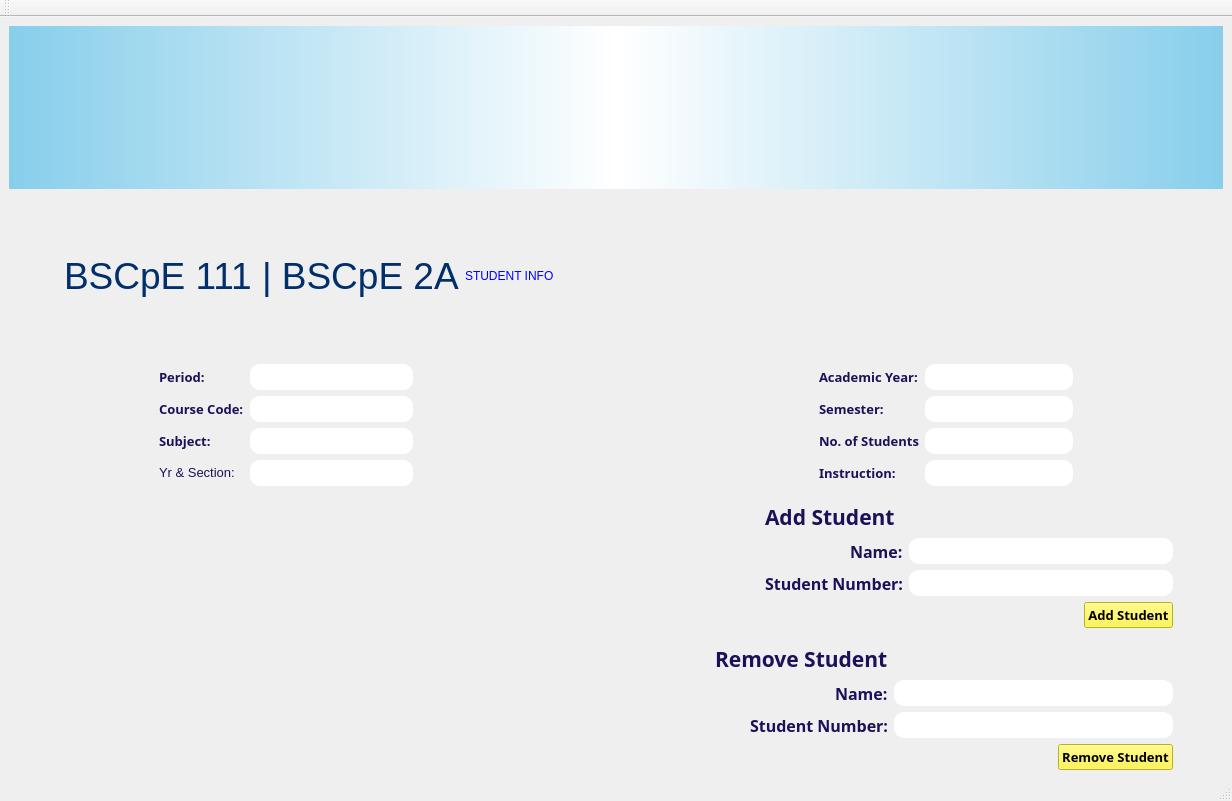
<?xml version="1.0" encoding="UTF-8"?>
<ui version="4.0">
 <class>MainWindow</class>
 <widget class="QMainWindow" name="MainWindow">
  <property name="geometry">
   <rect>
    <x>0</x>
    <y>0</y>
    <width>1232</width>
    <height>801</height>
   </rect>
  </property>
  <property name="windowTitle">
   <string>MainWindow</string>
  </property>
  <property name="layoutDirection">
   <enum>Qt::LeftToRight</enum>
  </property>
  <widget class="QWidget" name="centralwidget">
   <layout class="QVBoxLayout" name="verticalLayout_5">
    <item>
     <layout class="QHBoxLayout" name="horizontalLayout_14">
      <item>
       <widget class="QWidget" name="widget_2" native="true">
        <property name="autoFillBackground">
         <bool>false</bool>
        </property>
        <property name="styleSheet">
         <string notr="true">background: qlineargradient(x1:0, y1:0, x2:1, y2:0, stop:0 #87CEEB, stop:0.5 #FFFFFF, stop:1 #87CEEB);
background-image: url(&quot;C:/Users/kiddos/Downloads/PSU%20LOGO%20WITH%20WORDMARK.svg&quot;);
background-position: top center;
background-repeat: no-repeat;
background-size: contain;
</string>
        </property>
       </widget>
      </item>
     </layout>
    </item>
    <item>
     <layout class="QHBoxLayout" name="horizontalLayout_11">
      <item>
       <spacer name="horizontalSpacer_9">
        <property name="orientation">
         <enum>Qt::Horizontal</enum>
        </property>
        <property name="sizeType">
         <enum>QSizePolicy::Fixed</enum>
        </property>
        <property name="sizeHint" stdset="0">
         <size>
          <width>40</width>
          <height>20</height>
         </size>
        </property>
       </spacer>
      </item>
      <item>
       <spacer name="horizontalSpacer_10">
        <property name="orientation">
         <enum>Qt::Horizontal</enum>
        </property>
        <property name="sizeType">
         <enum>QSizePolicy::Fixed</enum>
        </property>
        <property name="sizeHint" stdset="0">
         <size>
          <width>15</width>
          <height>20</height>
         </size>
        </property>
       </spacer>
      </item>
      <item>
       <widget class="QLabel" name="label_33">
        <property name="styleSheet">
         <string notr="true">font: 75 25pt &quot;Gotham Black&quot;;</string>
        </property>
        <property name="text">
         <string>&lt;html&gt;&lt;head/&gt;&lt;body&gt;&lt;p&gt;&lt;span style=&quot; font-size:28pt; color:#002f6c;&quot;&gt;BSCpE 111 | BSCpE 2A&lt;/span&gt;&lt;/p&gt;&lt;/body&gt;&lt;/html&gt;</string>
        </property>
       </widget>
      </item>
      <item>
       <widget class="QLabel" name="label_34">
        <property name="styleSheet">
         <string notr="true">font: 75 15pt &quot;Gotham&quot;;</string>
        </property>
        <property name="text">
         <string>&lt;html&gt;&lt;head/&gt;&lt;body&gt;&lt;p&gt;&lt;span style=&quot; color:#0000ff;&quot;&gt;STUDENT INFO&lt;/span&gt;&lt;/p&gt;&lt;/body&gt;&lt;/html&gt;</string>
        </property>
       </widget>
      </item>
      <item>
       <spacer name="horizontalSpacer_11">
        <property name="orientation">
         <enum>Qt::Horizontal</enum>
        </property>
        <property name="sizeHint" stdset="0">
         <size>
          <width>40</width>
          <height>20</height>
         </size>
        </property>
       </spacer>
      </item>
     </layout>
    </item>
    <item>
     <layout class="QHBoxLayout" name="horizontalLayout_12">
      <item>
       <layout class="QGridLayout" name="gridLayout_8">
        <property name="leftMargin">
         <number>150</number>
        </property>
        <property name="rightMargin">
         <number>200</number>
        </property>
        <item row="0" column="0">
         <widget class="QLabel" name="label_5">
          <property name="font">
           <font>
            <family>Gotham</family>
            <pointsize>10</pointsize>
            <weight>75</weight>
            <bold>true</bold>
           </font>
          </property>
          <property name="styleSheet">
           <string notr="true">color:#1b1159;</string>
          </property>
          <property name="text">
           <string>Period:</string>
          </property>
         </widget>
        </item>
        <item row="1" column="1">
         <widget class="QLineEdit" name="CourseCode_3">
          <property name="styleSheet">
           <string notr="true">QLineEdit {
    border-radius: 10px;
    padding: 5px;
    background-color: white; /* Set the default background color */
}

QLineEdit:hover,
QLineEdit:focus {
    background-color: #F9F9F9; /* Set the background color on hover and focus */
    border: 1px solid #000000;
}
</string>
          </property>
         </widget>
        </item>
        <item row="0" column="1">
         <widget class="QLineEdit" name="Subject_5">
          <property name="styleSheet">
           <string notr="true">QLineEdit {
    border-radius: 10px;
    padding: 5px;
    background-color: white; /* Set the default background color */
}

QLineEdit:hover,
QLineEdit:focus {
    background-color: #F9F9F9; /* Set the background color on hover and focus */
    border: 1px solid #000000;
}

</string>
          </property>
         </widget>
        </item>
        <item row="3" column="0">
         <widget class="QLabel" name="label_35">
          <property name="styleSheet">
           <string notr="true">QLabel {
	font: 700 9pt &quot;Gotham&quot;;
	color: #002F6C;
}
</string>
          </property>
          <property name="text">
           <string>&lt;html&gt;&lt;head/&gt;&lt;body&gt;&lt;p&gt;&lt;span style=&quot; font-size:10pt; color:#1b1159;&quot;&gt;Yr &amp;amp; Section:&lt;/span&gt;&lt;/p&gt;&lt;/body&gt;&lt;/html&gt;</string>
          </property>
         </widget>
        </item>
        <item row="2" column="0">
         <widget class="QLabel" name="label_37">
          <property name="font">
           <font>
            <family>Gotham</family>
            <weight>75</weight>
            <bold>true</bold>
           </font>
          </property>
          <property name="text">
           <string>&lt;html&gt;&lt;head/&gt;&lt;body&gt;&lt;p&gt;&lt;span style=&quot; font-size:10pt; color:#1b1159;&quot;&gt;Subject:&lt;/span&gt;&lt;/p&gt;&lt;/body&gt;&lt;/html&gt;</string>
          </property>
         </widget>
        </item>
        <item row="1" column="0">
         <widget class="QLabel" name="label_36">
          <property name="font">
           <font>
            <family>Gotham</family>
            <weight>75</weight>
            <bold>true</bold>
           </font>
          </property>
          <property name="text">
           <string>&lt;html&gt;&lt;head/&gt;&lt;body&gt;&lt;p&gt;&lt;span style=&quot; font-size:10pt; color:#1b1159;&quot;&gt;Course Code:&lt;/span&gt;&lt;/p&gt;&lt;/body&gt;&lt;/html&gt;</string>
          </property>
         </widget>
        </item>
        <item row="3" column="1">
         <widget class="QLineEdit" name="YearAndSection_3">
          <property name="styleSheet">
           <string notr="true">QLineEdit {
    border-radius: 10px;
    padding: 5px;
    background-color: white; /* Set the default background color */
}

QLineEdit:hover,
QLineEdit:focus {
    background-color: #F9F9F9; /* Set the background color on hover and focus */
    border: 1px solid #000000;
}
</string>
          </property>
         </widget>
        </item>
        <item row="2" column="1">
         <widget class="QLineEdit" name="Subject_6">
          <property name="styleSheet">
           <string notr="true">QLineEdit {
    border-radius: 10px;
    padding: 5px;
    background-color: white; /* Set the default background color */
}

QLineEdit:hover,
QLineEdit:focus {
    background-color: #F9F9F9; /* Set the background color on hover and focus */
    border: 1px solid #000000;
}

</string>
          </property>
         </widget>
        </item>
       </layout>
      </item>
      <item>
       <layout class="QGridLayout" name="gridLayout_9">
        <property name="leftMargin">
         <number>200</number>
        </property>
        <property name="rightMargin">
         <number>150</number>
        </property>
        <item row="2" column="1">
         <widget class="QLineEdit" name="Subject_7">
          <property name="styleSheet">
           <string notr="true">QLineEdit {
    border-radius: 10px;
    padding: 5px;
    background-color: white; /* Set the default background color */
}

QLineEdit:hover,
QLineEdit:focus {
    background-color: #F9F9F9; /* Set the background color on hover and focus */
    border: 1px solid #000000;
}

</string>
          </property>
         </widget>
        </item>
        <item row="3" column="0">
         <widget class="QLabel" name="label_40">
          <property name="font">
           <font>
            <family>Gotham</family>
            <weight>75</weight>
            <bold>true</bold>
           </font>
          </property>
          <property name="text">
           <string>&lt;html&gt;&lt;head/&gt;&lt;body&gt;&lt;p&gt;&lt;span style=&quot; font-size:10pt; color:#1b1159;&quot;&gt;Instruction:&lt;/span&gt;&lt;/p&gt;&lt;/body&gt;&lt;/html&gt;</string>
          </property>
         </widget>
        </item>
        <item row="3" column="1">
         <widget class="QLineEdit" name="Instruction_3">
          <property name="styleSheet">
           <string notr="true">QLineEdit {
    border-radius: 10px;
    padding: 5px;
    background-color: white; /* Set the default background color */
}

QLineEdit:hover,
QLineEdit:focus {
    background-color: #F9F9F9; /* Set the background color on hover and focus */
    border: 1px solid #000000;
}
</string>
          </property>
         </widget>
        </item>
        <item row="2" column="0">
         <widget class="QLabel" name="label_6">
          <property name="font">
           <font>
            <family>Gotham</family>
            <pointsize>10</pointsize>
            <weight>75</weight>
            <bold>true</bold>
           </font>
          </property>
          <property name="styleSheet">
           <string notr="true">color:#1b1159</string>
          </property>
          <property name="text">
           <string>No. of Students</string>
          </property>
         </widget>
        </item>
        <item row="1" column="1">
         <widget class="QLineEdit" name="Semester_9">
          <property name="styleSheet">
           <string notr="true">QLineEdit {
    border-radius: 10px;
    padding: 5px;
    background-color: white; /* Set the default background color */
}

QLineEdit:hover,
QLineEdit:focus {
    background-color: #F9F9F9; /* Set the background color on hover and focus */
    border: 1px solid #000000;
}
</string>
          </property>
         </widget>
        </item>
        <item row="0" column="1">
         <widget class="QLineEdit" name="AcademicYEar_3">
          <property name="styleSheet">
           <string notr="true">QLineEdit {
    border-radius: 10px;
    padding: 5px;
    background-color: white; /* Set the default background color */
}

QLineEdit:hover,
QLineEdit:focus {
    background-color: #F9F9F9; /* Set the background color on hover and focus */
    border: 1px solid #000000;
}
</string>
          </property>
         </widget>
        </item>
        <item row="1" column="0">
         <widget class="QLabel" name="label_39">
          <property name="font">
           <font>
            <family>Gotham</family>
            <weight>75</weight>
            <bold>true</bold>
           </font>
          </property>
          <property name="text">
           <string>&lt;html&gt;&lt;head/&gt;&lt;body&gt;&lt;p&gt;&lt;span style=&quot; font-size:10pt; color:#1b1159;&quot;&gt;Semester:&lt;/span&gt;&lt;/p&gt;&lt;/body&gt;&lt;/html&gt;</string>
          </property>
         </widget>
        </item>
        <item row="0" column="0">
         <widget class="QLabel" name="label_38">
          <property name="font">
           <font>
            <family>Gotham</family>
            <weight>75</weight>
            <bold>true</bold>
           </font>
          </property>
          <property name="text">
           <string>&lt;html&gt;&lt;head/&gt;&lt;body&gt;&lt;p&gt;&lt;span style=&quot; font-size:10pt; color:#1b1159;&quot;&gt;Academic Year:&lt;/span&gt;&lt;/p&gt;&lt;/body&gt;&lt;/html&gt;</string>
          </property>
         </widget>
        </item>
       </layout>
      </item>
     </layout>
    </item>
    <item>
     <layout class="QVBoxLayout" name="verticalLayout_4">
      <item>
       <layout class="QFormLayout" name="formLayout_5">
        <item row="0" column="0">
         <layout class="QVBoxLayout" name="verticalLayout_2"/>
        </item>
        <item row="0" column="1">
         <layout class="QGridLayout" name="gridLayout_15">
          <property name="leftMargin">
           <number>750</number>
          </property>
          <property name="topMargin">
           <number>10</number>
          </property>
          <property name="rightMargin">
           <number>50</number>
          </property>
          <property name="bottomMargin">
           <number>5</number>
          </property>
          <item row="6" column="1">
           <widget class="QLineEdit" name="lineEdit_4">
            <property name="styleSheet">
             <string notr="true">QLineEdit {
    border-radius: 10px;
    padding: 5px;
    background-color: white; /* Set the default background color */
}

QLineEdit:hover,
QLineEdit:focus {
    background-color: #F9F9F9; /* Set the background color on hover and focus */
    border: 1px solid #000000;
}
</string>
            </property>
           </widget>
          </item>
          <item row="0" column="0">
           <widget class="QLabel" name="label_42">
            <property name="font">
             <font>
              <family>Gotham</family>
              <pointsize>16</pointsize>
              <weight>75</weight>
              <bold>true</bold>
             </font>
            </property>
            <property name="styleSheet">
             <string notr="true">color:#1b1159;</string>
            </property>
            <property name="text">
             <string>Add Student</string>
            </property>
           </widget>
          </item>
          <item row="3" column="0" alignment="Qt::AlignRight">
           <widget class="QLabel" name="label_41">
            <property name="font">
             <font>
              <family>Gotham</family>
              <pointsize>12</pointsize>
              <weight>75</weight>
              <bold>true</bold>
             </font>
            </property>
            <property name="styleSheet">
             <string notr="true">color:#1b1159;</string>
            </property>
            <property name="text">
             <string>Name:</string>
            </property>
           </widget>
          </item>
          <item row="3" column="1">
           <widget class="QLineEdit" name="lineEdit_5">
            <property name="styleSheet">
             <string notr="true">QLineEdit {
    border-radius: 10px;
    padding: 5px;
    background-color: white; /* Set the default background color */
}

QLineEdit:hover,
QLineEdit:focus {
    background-color: #F9F9F9; /* Set the background color on hover and focus */
    border: 1px solid #000000;
}
</string>
            </property>
           </widget>
          </item>
          <item row="7" column="1" alignment="Qt::AlignRight">
           <widget class="QPushButton" name="pushButton_4">
            <property name="font">
             <font>
              <family>Gotham</family>
              <pointsize>10</pointsize>
              <weight>75</weight>
              <bold>true</bold>
             </font>
            </property>
            <property name="styleSheet">
             <string notr="true">background-color:#FFF728;</string>
            </property>
            <property name="text">
             <string>Add Student</string>
            </property>
           </widget>
          </item>
          <item row="6" column="0" alignment="Qt::AlignRight">
           <widget class="QLabel" name="label_32">
            <property name="font">
             <font>
              <family>Gotham</family>
              <pointsize>12</pointsize>
              <weight>75</weight>
              <bold>true</bold>
             </font>
            </property>
            <property name="styleSheet">
             <string notr="true">color:#1b1159;</string>
            </property>
            <property name="text">
             <string>Student Number:</string>
            </property>
           </widget>
          </item>
         </layout>
        </item>
        <item row="1" column="0">
         <layout class="QVBoxLayout" name="verticalLayout_3"/>
        </item>
        <item row="1" column="1">
         <layout class="QGridLayout" name="gridLayout_14">
          <property name="leftMargin">
           <number>700</number>
          </property>
          <property name="topMargin">
           <number>5</number>
          </property>
          <property name="rightMargin">
           <number>50</number>
          </property>
          <item row="2" column="0" alignment="Qt::AlignRight">
           <widget class="QLabel" name="label_31">
            <property name="font">
             <font>
              <family>Gotham</family>
              <pointsize>12</pointsize>
              <weight>75</weight>
              <bold>true</bold>
             </font>
            </property>
            <property name="styleSheet">
             <string notr="true">color:#1b1159;</string>
            </property>
            <property name="text">
             <string>Name:</string>
            </property>
           </widget>
          </item>
          <item row="3" column="0" alignment="Qt::AlignRight">
           <widget class="QLabel" name="label_7">
            <property name="font">
             <font>
              <family>Gotham</family>
              <pointsize>12</pointsize>
              <weight>75</weight>
              <bold>true</bold>
             </font>
            </property>
            <property name="styleSheet">
             <string notr="true">color:#1b1159;</string>
            </property>
            <property name="text">
             <string>Student Number:</string>
            </property>
           </widget>
          </item>
          <item row="1" column="0">
           <widget class="QLabel" name="label_30">
            <property name="font">
             <font>
              <family>Gotham</family>
              <pointsize>16</pointsize>
              <weight>75</weight>
              <bold>true</bold>
             </font>
            </property>
            <property name="styleSheet">
             <string notr="true">color:#1b1159;</string>
            </property>
            <property name="text">
             <string>Remove Student</string>
            </property>
           </widget>
          </item>
          <item row="3" column="1">
           <widget class="QLineEdit" name="lineEdit_2">
            <property name="styleSheet">
             <string notr="true">QLineEdit {
    border-radius: 10px;
    padding: 5px;
    background-color: white; /* Set the default background color */
}

QLineEdit:hover,
QLineEdit:focus {
    background-color: #F9F9F9; /* Set the background color on hover and focus */
    border: 1px solid #000000;
}
</string>
            </property>
           </widget>
          </item>
          <item row="4" column="1" alignment="Qt::AlignRight">
           <widget class="QPushButton" name="pushButton_2">
            <property name="font">
             <font>
              <family>Gotham</family>
              <pointsize>10</pointsize>
              <weight>75</weight>
              <bold>true</bold>
             </font>
            </property>
            <property name="styleSheet">
             <string notr="true">background-color: #FFF728;</string>
            </property>
            <property name="text">
             <string>Remove Student</string>
            </property>
           </widget>
          </item>
          <item row="2" column="1">
           <widget class="QLineEdit" name="lineEdit_3">
            <property name="styleSheet">
             <string notr="true">QLineEdit {
    border-radius: 10px;
    padding: 5px;
    background-color: white; /* Set the default background color */
}

QLineEdit:hover,
QLineEdit:focus {
    background-color: #F9F9F9; /* Set the background color on hover and focus */
    border: 1px solid #000000;
}
</string>
            </property>
           </widget>
          </item>
         </layout>
        </item>
       </layout>
      </item>
     </layout>
    </item>
   </layout>
  </widget>
  <widget class="QMenuBar" name="menubar">
   <property name="geometry">
    <rect>
     <x>0</x>
     <y>0</y>
     <width>1232</width>
     <height>26</height>
    </rect>
   </property>
  </widget>
  <widget class="QStatusBar" name="statusbar"/>
  <widget class="QToolBar" name="toolBar">
   <property name="windowTitle">
    <string>toolBar</string>
   </property>
   <attribute name="toolBarArea">
    <enum>TopToolBarArea</enum>
   </attribute>
   <attribute name="toolBarBreak">
    <bool>false</bool>
   </attribute>
  </widget>
 </widget>
 <resources/>
 <connections/>
</ui>
